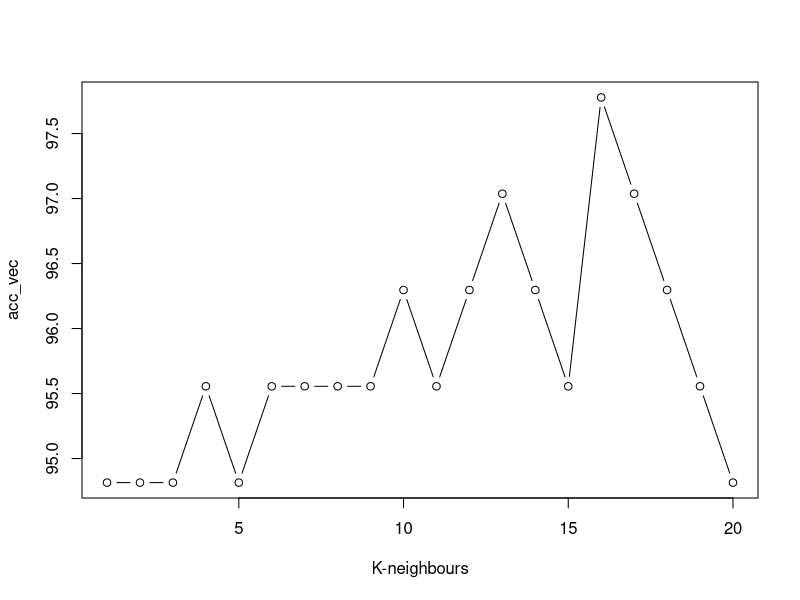

The R source for this figure:
rm(list=ls())
df0 <- iris
is.data.frame(iris)
train <- sample(1:nrow(df0), round(0.9 * nrow(df0)))

# Funcion de normalizacion

norml <- function(vec){(vec - min(vec)) / (max(vec) - min(vec))}
norml(c(1,2,3))

# Normalizamos nuestro data frame
#df <- data.frame(sapply(df[,1:4], norml), df$Species)
df <- data.frame(sapply(df0[,1:4], norml))
df
Y <- df0[,5] 
  
# TRAIN Y TEST

df.train <- df[train,]
df.test <- df[-train,]

library(class)

# Fit knn, la función knn te da directamente la predicción en test

pred <- knn(df.train, df.test, Y[train], k=13)  

tab <- table(pred, Y[-train])
tab
accuracy <- function(x){sum(diag(x))/(sum(x)) * 100}
accuracy(tab)

####Paréntesis de otro ejemplo
library(ggplot2)
dia <- diamonds
class(dia$cut)  #cuidado con ordered factors! convertirlos a factor
#si los usamos de variable respuesta

#K-fold validation en el ejemplo de iris de antes

pred_cv_knn <- knn.cv(df.train, Y[train])
pred_cv_knn # Me está devolviendo las predicciones a los sample de train
# Promediado el valor predecido con todas las particiones

tab <- table(pred_cv_knn, Y[train])
tab
accuracy <- function(x){sum(diag(x))/(sum(x)) * 100}
accuracy(tab)
length(Y[train])

# knn.cv no me devuelve el valor k óptimo.
acc_vec <- c()
for(k in 1:20){
  pred_cv_knn <- knn.cv(df.train, Y[train], k=k)
  tab <- table(pred_cv_knn, Y[train])
  acc_vec <- append(acc_vec, accuracy(tab))
  
}

plot(seq(1:20), acc_vec, type = "b", xlab = "K-neighbours")
# Me gusta k= 12


# Ahora miro el resultado para k = 12 para los datos de test

pred <- knn(df.train, df.test, Y[train], k=12)
tab <- table(pred, Y[-train])
accuracy(tab)
